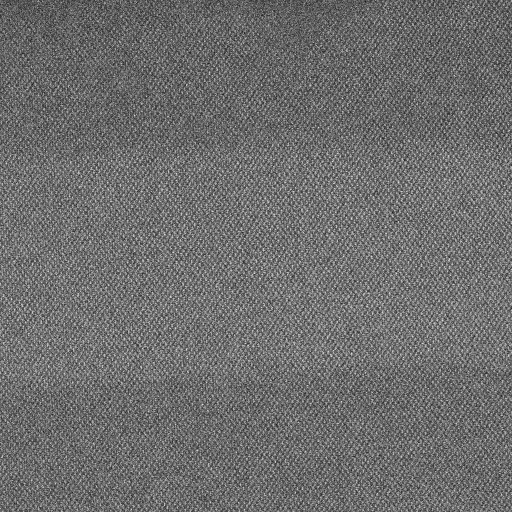
#> input picture notebooks/SiGe/JEM-ARM200FImage_20251210_1036_43_ADF1_ImagePanel1/JEM-ARM200FImage_20251210_1036_46_ADF1_1_ImagePanel1.tif, 1024 x 1024 px (shown at 1/2 size)
$ jupyter execute --allow-errors CITEAM1-Day2026.ipynb   (shell and % lines are left out)
#> lines starting #> are read from the running program, lines starting #| are printed output that depends on the picture; long printed decimals are rounded
# Foundations of TEM Data Management and Analysis &mdash; CITEAM 2026

**A hands-on, one-day workshop** &middot; April 2026 &middot; University of Maryland

---

The 2026 CITEAM workshop is geared toward cyberinfrastructure (CI) training for
the community of scientists and researchers using the new generation of
Transmission Electron Microscope (TEM) instruments at UMD. The training
materials and associated activities are designed to lower the barrier to using
the instruments, data, software tools, and computing resources at every step
of your scientific inquiry &mdash; from data collection, to analysis, to
storing and publishing data &mdash; encompassing **end-to-end TEM Data
Management**.

This edition includes a keynote talk from **Professor Ichiro Takeuchi, Materials Science and Engineering Department Chair at the University of Maryland ** will unveil the importance of open science practices in modern Materials Science.

The day is structured as a mix of (1) lectures introducing the materials, (2)
hands-on sessions where participants work through end-to-end examples
side-by-side with the workshop instructors, and (3) a site visit to the
instrument itself. Instructors will hold **office hours** in the afternoon to
address specific questions and concerns.

## How this notebook is organized

This notebook is your **hands-on companion** for the workshop. It mirrors the
flow of the day and is broken into six numbered sections. Each section follows
the same shape:

- a short **What you'll learn** box at the top,
- one or more **TEM context** callouts pointing to Prof. Salamanca's parallel
  slide deck for the microscopy background,
- the actual **code cells** you will run, with narrative explanations in
  between,
- and **instructor cues** flagging spots where the lead instructor will pause
  to demo, debug, or open a discussion.

> **Instructor lineup**
>
> - **Programming and data-handling modules** (Sections 0.1.1 &ndash; 0.1.5):
>   *Erik Scott (RENCI)* &mdash; will lead the Python / HyperSpy walkthroughs.
> - **TEM physics and microscopy context** (woven through every section):
>   *Prof. Lourdes Salamanca Ribas (UMD)* &mdash; running a parallel slide deck.
>   Watch for the **TEM context** callouts in this notebook.
> - **FFT module** (Section 0.1.6): *Dr. Alexander Hall* and *Professor John Cumings (UMD)* &mdash; will lead the
>   reciprocal-space, masking, and inverse-FFT exercises at the end of the
>   day.
> - **Data Management** *Professor Eva M. Campo (UMD)*
> - **Coding Assistance** *Mr. Karan Vahi (USC)* and *Dr. Anirban Mandal (RENCI)*
>

## What you'll learn today

By the end of this session, you will be able to:

1. Open a single TIFF micrograph and a stack of TIFF frames, and inspect their
   basic image properties and metadata.
2. Generate, save, and share thumbnails for browsing or publication.
3. Read and interpret intensity histograms; apply contrast and gamma
   corrections.
4. Apply Gaussian denoising and discuss the noise-vs-feature trade-off.
5. Detect drift between frames in a stack, register the stack with phase
   correlation, and combine frames to improve signal-to-noise.
6. Calibrate axes (pixels &rarr; nm) and measure features interactively.
7. Compute a 2D FFT of a region, mask features in reciprocal space, and
   reconstruct a filtered image with the inverse FFT.

**Why both "the hard way" and HyperSpy?** Throughout the notebook we
deliberately do small things twice &mdash; once with low-level NumPy / SciPy
and once with HyperSpy &mdash; so you build intuition for what the libraries
are doing on your behalf.

## TEM glossary &mdash; quick reference

> Keep this open in another tab during the workshop. It is intentionally
> light-touch &mdash; **LSR's slides are the authoritative source**
> for the physics behind these terms.

| Term | What it means in this notebook |
| --- | --- |
| **TEM** | Transmission Electron Microscope. A high-energy electron beam passes *through* a thin specimen; the transmitted electrons form an image with sub-nanometer resolution. |
| **STEM** | Scanning TEM. The beam is focused to a probe and rastered across the sample; signal is collected at each scan position. |
| **ADF** | Annular Dark Field detector. Collects electrons scattered to high angles &mdash; sensitive to atomic number (*Z*-contrast). The example data here is `ADF1`. |
| **JEM-ARM200F** | The JEOL aberration-corrected (S)TEM at UMD that produced the example files. |
| **Micrograph** | A single image acquired by the microscope. |
| **Stack / frame stack** | A sequence of fast exposures of the same region. Summed (after alignment) to improve signal-to-noise. |
| **Drift** | Slow, mostly-monotonic motion of the sample under the beam between frames (thermal, mechanical, charging). |
| **Jitter** | Fast, frame-to-frame random shifts (vibration, scan instability). |
| **Pixel size / scale** | Real-world distance (in nm) represented by one pixel. Read from `$$SM_MICRON_BAR` and `$$SM_MICRON_MARKER` in the sidecar `.txt` metadata file. |
| **TIFF** | Tagged Image File Format. Lossless, supports rich metadata &mdash; the standard for raw scientific imaging. |
| **HyperSpy** | The Python library at the heart of this workshop. Originally built for EELS; now a general-purpose multi-dimensional signal toolkit for microscopy. |
| **Real space** | The image as you see it &mdash; intensity vs. position. |
| **Reciprocal space / Fourier space** | The Fourier transform of the real-space image. Periodic features (lattices) show up as discrete spots. |
| **FFT** | Fast Fourier Transform &mdash; the algorithm we use to move between real and reciprocal space. |
| **Power spectrum** | The squared magnitude of the FFT &mdash; what we visualize when we "look at the FFT". |

> **TEM context &mdash; LSR:**
> Please pitch in here with the conceptual overview of TEM vs. STEM, the ADF
> detector geometry, and what makes the JEM-ARM200F at UMD special. The
> notebook will refer back to this terminology throughout.

---

## Section 0.1.1 &mdash; First Steps - LSR for science, ES for computer sci

> **What you'll learn**
> - How to point Python at a TIFF micrograph and a folder of frames.
> - The minimum imports and helpers for the rest of the day.
> - Two ways to open the same image &mdash; the hard way (raw `tifffile`) and
>   the easy way (HyperSpy).
> - How a TIFF "thumbnail" gets generated and why we save them as JPEG.

> **TEM context &mdash; LSR:**
> Slide pitch-in here &mdash; *what is the user actually looking at?* A short
> orientation to the JEM-ARM200F at UMD, the ADF1 detector, and the kind of
> specimen featured in the SiGe and TbFeO3 example datasets.

> **Instructor cue &mdash; ES (RENCI):**
> This is the warm-up. Goal is to get every laptop importing the same packages
> and pointing at the same data. Surface the package-management story
> (standard library vs. PyPI), and flag that we'll keep coming back to NumPy,
> Matplotlib, SciPy, and HyperSpy for the rest of the day.

We will open a single TIFF micrograph and a stack of TIFF frames, inspect
basic image properties, and generate a quick JPEG thumbnail for browsing and
sharing. This is the first step in virtually every microscopy workflow.

We'll take each part of the process step by step so we can see exactly how
things work.

The first step is to tell the Python interpreter that we're going to use
several **packages** &mdash; both from the standard Python library and from
PyPI, the public repository of over four thousand open-source packages.

[cell 1]
# First, import the modules we'll be using later. All of this Python code was written
# by a multitude of other people and will do an enormous amount of work "behind the scenes".

# These are some of the standard packages used by most Python programs
import os, re, json, hashlib
from datetime import datetime
from pathlib import Path

# The next packages are specialized ones for math, drawing, and handling image files.
import numpy as np
import matplotlib.pyplot as plt
import tifffile as tiff
#import h5py   # Used for HDF5, if we decide to actually use that.
from scipy import ndimage
from scipy.signal import fftconvolve

#Finally, Hyperspy is a package that provides algorithms specifically for microscopy
import hyperspy.api as hs

#for interactive use inside Jupyter output cells:
from ipywidgets import interact, widgets

print("done.")

### Pointing at our data

We're going to refer to a handful of input files many times. We could type out
those filenames everywhere, but that is annoying *and* error-prone. Instead,
we set short variable names once. If the data moves, we update one place and
everything below still works.

> You may need to scroll horizontally to read the full path.

> **Instructor cue &mdash; ES:**
> Bridge to the **Data Management** topic later in the day &mdash; specifically,
> the practice of encoding metadata into long, structured filenames. Also a
> good place to introduce **named parameters** in `Path.mkdir()` &mdash; we'll
> see them everywhere in HyperSpy.

[cell 2]
# Now, let's set some variables to the filenames where our images are stored.
# We'll be using these a LOT today, so defining them this way does two things. First, it
# saves us a lot of typing. Secondly, if we move our files or want to change which ones we're
# working with, we have to make only one change here and everything below here
# will still work as normal.

#Alex:
#SINGLE_TIFF_PATH = "/Users/alexh/Desktop/20251024/JEM-ARM200FImage_20251024_1518_44_ADF1_ImagePanel1.tif"          # e.g., "data/single/micrograph_01.tif"
#STACK_FOLDER_PATH = "/Users/alexh/Desktop/20251024/JEM-ARM200FImage_20251024_1518_51_ADF1_ImagePanel1"         # e.g., "data/stack_01_frames/"
#OUTPUT_DIR = "outputs_0_2"
#Erik
#SINGLE_TIFF_PATH = "/Users/escott/projects/working-CITEAM/SiGe/JEM-ARM200FImage_20251210_1036_43_ADF1_ImagePanel1/JEM-ARM200FImage_20251210_1036_46_ADF1_1_ImagePanel1.tif"          # e.g., "data/single/micrograph_01.tif"
#STACK_FOLDER_PATH = "/Users/escott/projects/working-CITEAM/SiGe/JEM-ARM200FImage_20251210_1036_43_ADF1_ImagePanel1"         # e.g., "data/stack_01_frames/"
OUTPUT_DIR = "outputs_0_1"
SINGLE_TIFF_PATH = "SiGe/JEM-ARM200FImage_20251210_1036_43_ADF1_ImagePanel1/JEM-ARM200FImage_20251210_1036_46_ADF1_1_ImagePanel1.tif"          # e.g., "data/single/micrograph_01.tif"
STACK_FOLDER_PATH = "SiGe/JEM-ARM200FImage_20251210_1036_43_ADF1_ImagePanel1"         # e.g., "data/stack_01_frames/"

# Others can go here. We'll reduce this to one set of values once we know the exact configuration of
# the lab desktops.

# Create the output directory. If it already exists, that's fine, just go on. If need be,
# create any parent directories.
Path(OUTPUT_DIR).mkdir(parents=True, exist_ok=True)

print("done.")

### Reading an image &mdash; the hard way

In day-to-day use, especially on the web, we usually see three image formats:
JPEG, PNG, and GIF. Professional graphics users and scientists tend to use
**TIFF**. While there are more than two dozen ways to represent data inside a
TIFF, the most common reason to use the format is so an image can be stored
without compression &mdash; what we call **lossless**.

Among the thousands of Python packages, several handle reading and writing
images. We'll use the [`tifffile`](https://pypi.org/project/tifffile/) package
to read one of our input files. This is enormously easier than parsing the
TIFF byte-stream by hand.

In the next code cell we define a small function that collects a few
parameters from a TIFF image and returns them as a dictionary.

[cell 3]
# Let's load an image WITHOUT using Hyperspy to get an appreciation for just how much work Hyperspy does for us.
# We'll define a function called "image_stats()" that will collect some basic information about the image and
# return it in JSON format. Then we'll actually load the image, call that function, and print out the results.

def image_stats(img2d):
    img = img2d.astype(float)
    return {
        "shape": list(img.shape),
        "dtype": str(img2d.dtype),
        "min": float(np.min(img)),
        "max": float(np.max(img)),
        "mean": float(np.mean(img)),
        "std": float(np.std(img)),
        "p1": float(np.percentile(img, 1)),
        "p50": float(np.percentile(img, 50)),
        "p99": float(np.percentile(img, 99))
    }

print("done.")

Now we actually open the TIFF file and print out information about it &mdash;
things like the 1st, 50th, and 99th-percentile pixel values.

> **Instructor cue &mdash; ES:**
> More named parameters. They're going to be all over HyperSpy later today.

[cell 4]
img = tiff.imread(SINGLE_TIFF_PATH)
#> img is the input picture: shape (1024, 1024) uint16; min 2520, max 65519, mean 28151.1
img = img.astype(float)
print("Single image stats:", json.dumps(image_stats(img), indent=2))
#| Single image stats: {
#|   "shape": [
#|     1024,
#|     1024
#|   ],
#|   "dtype": "float64",
#|   "min": 2520.0,
#|   "max": 65519.0,
#|   "mean": 28151.086,
#|   "std": 11373.676,
#|   "p1": 6855.0,
#|   "p50": 27148.0,
#> (further printed lines are left out)

### Displaying the image

It's almost always a good idea to display an image at various points in your
workflow &mdash; if for no other reason than to make sure your code is doing
something that *plausibly could be* what you intended.

> **Instructor cue &mdash; ES:**
> `cmap='gray'` is worth pausing on. Why grayscale for raw micrographs? When
> would we deliberately switch to a perceptually-uniform colormap?

[cell 5]
# To see the results of our handiwork so far, let's plot that image into our notebook here.
plt.figure(figsize=(5,5))
plt.imshow(img, cmap='gray')
plt.title("0.1.1 Single TIFF")
plt.axis("off")
plt.show()

### Making and saving a thumbnail

Just for fun (and because it's useful) let's make a **thumbnail** image and
save it. In fact, let's save it as a JPEG. JPEGs are compressed &mdash;
sometimes *highly* compressed &mdash; and basically unsuitable for doing
science with. On the other hand, they are one of the standard formats for the
web, and producing them this way for publication or sharing is routine.

We'll define `save_jpeg_thumbnail()` and use it on our image.

> **Instructor cue &mdash; ES:**
> - Why programmers write function names with `()` at the end.
> - Step through this one with the debugger! The Python debugger inside
>   JupyterLab is challenging &mdash; that is itself worth showing.
> - Notice where `print()` output ends up.

[cell 6]
# And finally, for this section, create a "thumbnail" image and save it as a jpeg (instead of a TIFF file).
# This will create a function called "save_jpeg_thumbnail()" to do the actual work.

def save_jpeg_thumbnail(img2d, out_path, p_low=1, p_high=99, max_size=512):
#> called with p_low = 1, p_high = 99, max_size = 512
    img = img2d.astype(float)
    lo, hi = np.percentile(img, [p_low, p_high])
#> lo = 6855; hi = 56632.2
    img = np.clip((img - lo) / (hi - lo + 1e-12), 0, 1)
    H, W = img.shape
#> H = 1024; W = 1024
    scale = max(H, W) / max_size
#> scale = 2
    if scale > 1:
        step = int(np.ceil(scale))
#> step = 2
        img = img[::step, ::step]
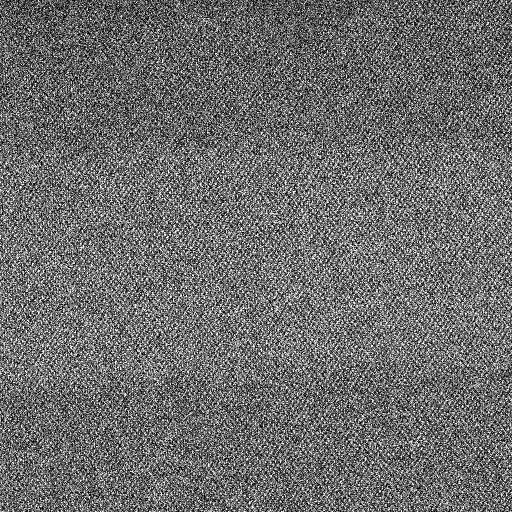
#> img: shape (512, 512) float64; min 0, max 1, mean 0.428
    plt.imsave(out_path, img, cmap='gray')

thumb_path = os.path.join(OUTPUT_DIR, Path(SINGLE_TIFF_PATH).stem + "_thumb.jpg")
save_jpeg_thumbnail(img, thumb_path)
print("Saved thumbnail:", thumb_path)


$ run again, with notebooks/SiGe/JEM-ARM200FImage_20251210_1036_43_ADF1_ImagePanel1/JEM-ARM200FImage_20251210_1036_49_ADF1_2_ImagePanel1.tif copied over notebooks/SiGe/JEM-ARM200FImage_20251210_1036_43_ADF1_ImagePanel1/JEM-ARM200FImage_20251210_1036_46_ADF1_1_ImagePanel1.tif
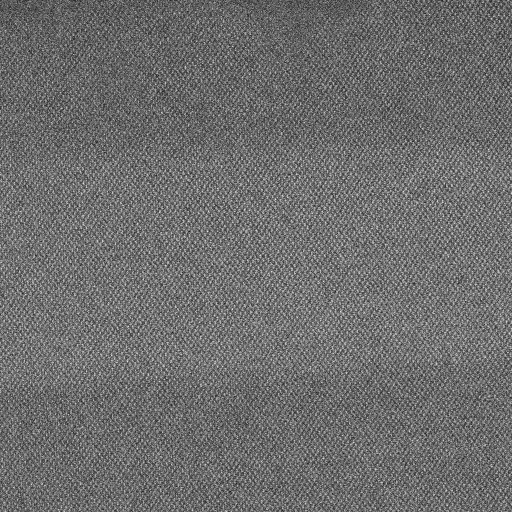
#> input picture notebooks/SiGe/JEM-ARM200FImage_20251210_1036_43_ADF1_ImagePanel1/JEM-ARM200FImage_20251210_1036_49_ADF1_2_ImagePanel1.tif, 1024 x 1024 px (shown at 1/2 size)
#> img is the input picture: shape (1024, 1024) uint16; min 2613, max 65519, mean 28137.7
#| Single image stats: {
#|   "shape": [
#|     1024,
#|     1024
#|   ],
#|   "dtype": "float64",
#> (further printed lines are left out)
#> lo = 6779; hi = 56588
#> in save_jpeg_thumbnail, `img = img[::step, ::step]`:
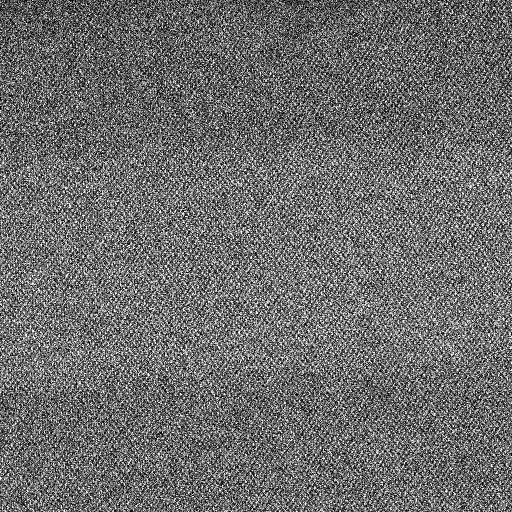
#> img: shape (512, 512) float64; min 0, max 1, mean 0.428

$ run again, with notebooks/SiGe/JEM-ARM200FImage_20251210_1036_43_ADF1_ImagePanel1/JEM-ARM200FImage_20251210_1036_53_ADF1_3_ImagePanel1.tif copied over notebooks/SiGe/JEM-ARM200FImage_20251210_1036_43_ADF1_ImagePanel1/JEM-ARM200FImage_20251210_1036_46_ADF1_1_ImagePanel1.tif
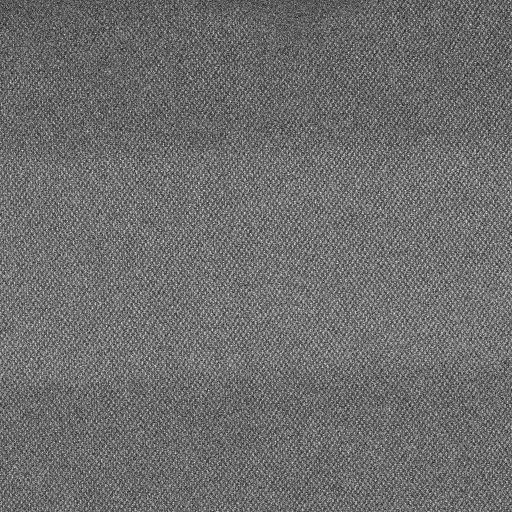
#> input picture notebooks/SiGe/JEM-ARM200FImage_20251210_1036_43_ADF1_ImagePanel1/JEM-ARM200FImage_20251210_1036_53_ADF1_3_ImagePanel1.tif, 1024 x 1024 px (shown at 1/2 size)
#> img is the input picture: shape (1024, 1024) uint16; min 2646, max 65519, mean 28145.8
#| Single image stats: {
#|   "shape": [
#|     1024,
#|     1024
#|   ],
#|   "dtype": "float64",
#> (further printed lines are left out)
#> lo = 6792; hi = 56605
#> in save_jpeg_thumbnail, `img = img[::step, ::step]`:
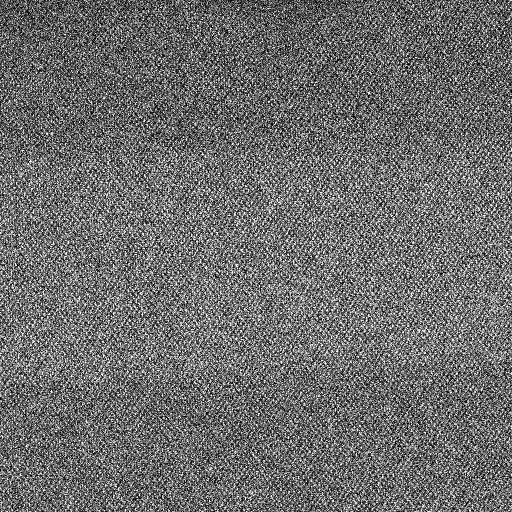
#> img: shape (512, 512) float64; min 0, max 1, mean 0.429

$ run again, with notebooks/SiGe/JEM-ARM200FImage_20251210_1036_43_ADF1_ImagePanel1/JEM-ARM200FImage_20251210_1036_56_ADF1_4_ImagePanel1.tif copied over notebooks/SiGe/JEM-ARM200FImage_20251210_1036_43_ADF1_ImagePanel1/JEM-ARM200FImage_20251210_1036_46_ADF1_1_ImagePanel1.tif
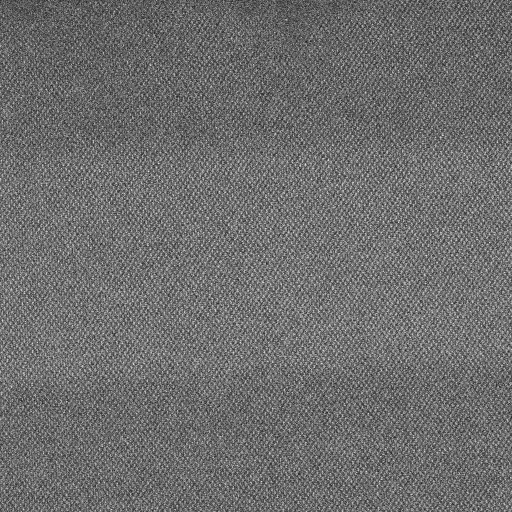
#> input picture notebooks/SiGe/JEM-ARM200FImage_20251210_1036_43_ADF1_ImagePanel1/JEM-ARM200FImage_20251210_1036_56_ADF1_4_ImagePanel1.tif, 1024 x 1024 px (shown at 1/2 size)
#> img is the input picture: shape (1024, 1024) uint16; min 2684, max 65519, mean 28170.2
#| Single image stats: {
#|   "shape": [
#|     1024,
#|     1024
#|   ],
#|   "dtype": "float64",
#> (further printed lines are left out)
#> lo = 6808; hi = 56679
#> in save_jpeg_thumbnail, `img = img[::step, ::step]`:
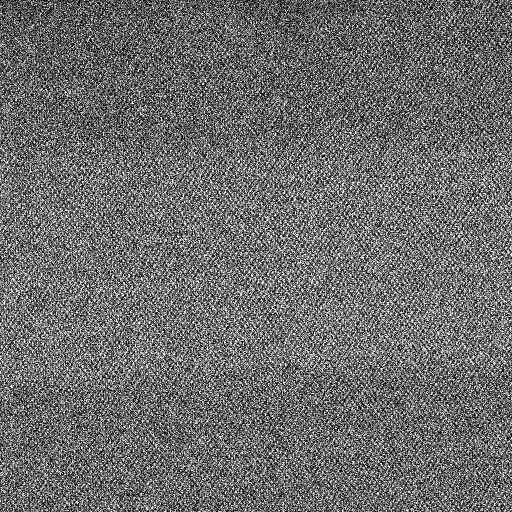
#> img: shape (512, 512) float64; min 0, max 1, mean 0.428
